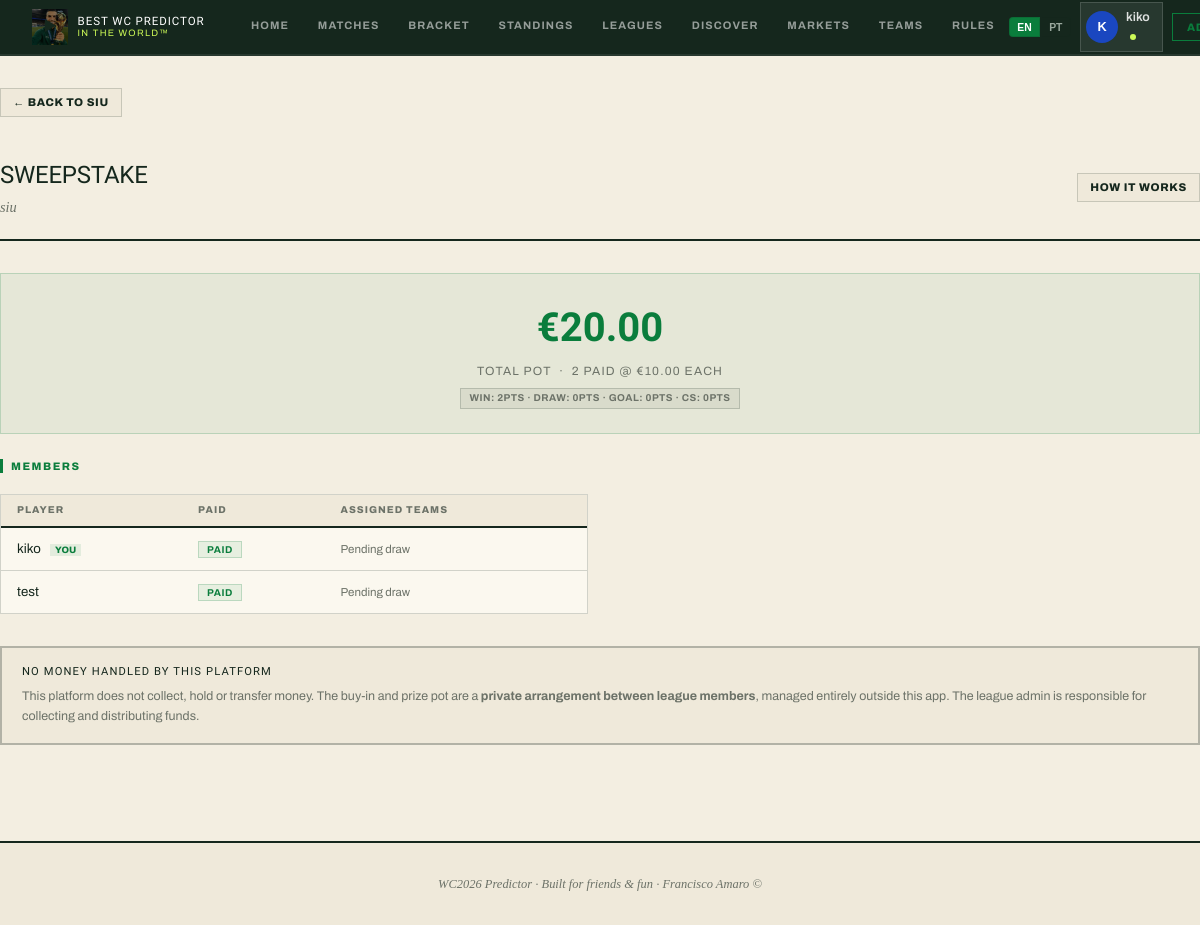
/leagues/2/sweepstake (signed in), run on the app's committed database.
### app/models.py (models this page shows)
class User(Base):
    __tablename__ = "users"
    id = Column(Integer, primary_key=True, index=True)
    username = Column(String(50), unique=True, nullable=False, index=True)
    email = Column(String(100), unique=True, nullable=False, index=True)
    password_hash = Column(String(200), nullable=False)
    is_superadmin = Column(Boolean, default=False)
    display_name = Column(String(50), nullable=True)
    bio = Column(String(120), nullable=True)
    credits = Column(Float, default=10.0)
    avatar_color = Column(String(10), default="#1a47c0")
    avatar_icon = Column(String(6), default="★")
    avatar_img_url = Column(String(200), nullable=True)
    profile_bg = Column(String(100), nullable=True)     # CSS gradient/color for whole-app background
    profile_banner_url = Column(String(200), nullable=True)  # banner image on profile page
    favorite_team_id = Column(Integer, ForeignKey("teams.id"), nullable=True)
    created_at = Column(DateTime, default=datetime.utcnow)
    memberships = relationship("LeagueMember", back_populates="user", cascade="all, delete-orphan")
    predictions = relationship("Prediction", back_populates="user", cascade="all, delete-orphan")
    sweepstake_assignments = relationship("SweepstakeAssignment", back_populates="user")
    tournament_picks = relationship("TournamentPick", back_populates="user", cascade="all, delete-orphan")
    favorite_team = relationship("Team", foreign_keys=[favorite_team_id])

class League(Base):
    __tablename__ = "leagues"
    id = Column(Integer, primary_key=True, index=True)
    name = Column(String(100), nullable=False)
    invite_code = Column(String(8), unique=True, nullable=False, index=True)
    admin_id = Column(Integer, ForeignKey("users.id"), nullable=False)
    description = Column(String(200), nullable=True)
    accent_color = Column(String(10), default="#1a47c0")
    badge_emoji = Column(String(6), default="★")
    banner_url = Column(String(200), nullable=True)
    points_exact_score = Column(Integer, default=3)
    points_correct_result = Column(Integer, default=1)
    boost_multiplier = Column(Integer, default=2)   # exact-score boost multiplier
    points_bracket_winner = Column(Integer, default=10)
    points_bracket_finalist = Column(Integer, default=5)
    points_bracket_semi = Column(Integer, default=2)
    points_bracket_quarter = Column(Integer, default=1)
    logo_url = Column(String(200), nullable=True)
    is_public = Column(Boolean, default=False)             # joinable without invite code
    category = Column(String(20), default="general")       # general / country / global
    sweepstake_enabled = Column(Boolean, default=False)
    sweepstake_buy_in = Column(Float, default=10.0)
    sweepstake_teams_per_person = Column(Integer, default=1)
    sweepstake_drawn = Column(Boolean, default=False)
    sweep_pts_win = Column(Integer, default=2)             # points per match win
    sweep_pts_draw = Column(Integer, default=0)            # points per draw (group stage)
    sweep_pts_goal = Column(Integer, default=0)            # points per goal scored
    sweep_pts_clean_sheet = Column(Integer, default=0)     # points per clean sheet kept
    sweep_big_win_threshold = Column(Integer, default=0)   # min GD to trigger big win bonus (0 = off)
    sweep_big_win_pts = Column(Integer, default=0)         # bonus points for a big win
    created_at = Column(DateTime, default=datetime.utcnow)
    admin = relationship("User", foreign_keys=[admin_id])
    members = relationship("LeagueMember", back_populates="league", cascade="all, delete-orphan")
    predictions = relationship("Prediction", back_populates="league", cascade="all, delete-orphan")
    sweepstake_assignments = relationship("SweepstakeAssignment", back_populates="league", cascade="all, delete-orphan")
    sweepstake_groups = relationship("SweepstakeGroup", back_populates="league", cascade="all, delete-orphan", order_by="SweepstakeGroup.order_index")
    tournament_picks = relationship("TournamentPick", back_populates="league", cascade="all, delete-orphan")

class LeagueMember(Base):
    __tablename__ = "league_members"
    id = Column(Integer, primary_key=True, index=True)
    league_id = Column(Integer, ForeignKey("leagues.id"), nullable=False)
    user_id = Column(Integer, ForeignKey("users.id"), nullable=False)
    nickname = Column(String(50), nullable=True)       # custom name shown on this league's leaderboard
    sweepstake_paid = Column(Boolean, default=False)
    is_favourite = Column(Boolean, default=False)
    joined_at = Column(DateTime, default=datetime.utcnow)
    __table_args__ = (UniqueConstraint("league_id", "user_id"),)
    league = relationship("League", back_populates="members")
    user = relationship("User", back_populates="memberships")

### app/routers/sweepstake.py (the view)
@router.get("/leagues/{league_id}/sweepstake")
async def sweepstake_page(request: Request, league_id: int, db: Session = Depends(get_db)):
    user = auth.get_current_user(request, db)
    if not user:
        return RedirectResponse("/login", status_code=303)
    league = db.query(models.League).filter(models.League.id == league_id).first()
    if not league:
        return RedirectResponse("/leagues", status_code=303)
    membership = db.query(models.LeagueMember).filter(
        models.LeagueMember.league_id == league_id,
        models.LeagueMember.user_id == user.id,
    ).first()
    if not membership:
        return RedirectResponse("/leagues", status_code=303)
    members = league.members
    assignments = league.sweepstake_assignments
    paid_count = sum(1 for m in members if m.sweepstake_paid)
    pot = paid_count * league.sweepstake_buy_in
    user_teams = [a for a in assignments if a.user_id == user.id]
    user_assignments: dict = {}
    for a in assignments:
        user_assignments.setdefault(a.user_id, []).append(a.team)
    sweep_pts = _calc_sweep_points(league, db) if league.sweepstake_drawn else {}
    sweep_lb = sorted(
        [{"user": m.user, "pts": sweep_pts.get(m.user_id, 0), "teams": user_assignments.get(m.user_id, [])}
         for m in members],
        key=lambda x: x["pts"], reverse=True,
    )
    groups = league.sweepstake_groups
    return templates.TemplateResponse(
        "sweepstake/detail.html",
        {
            "request": request,
            "user": user,
            "league": league,
            "members": members,
            "pot": pot,
            "paid_count": paid_count,
            "user_teams": user_teams,
            "user_assignments": user_assignments,
            "is_admin": league.admin_id == user.id,
            "sweep_lb": sweep_lb,
            "groups": groups,
        },
    )

### app/templates/sweepstake/detail.html (shortened to what this page needs)
{% extends "base.html" %}
{% block content %}
{% set _lang = request.cookies.get('lang', user.language if user and user.language else 'en') %}
<div class="container page-content">
  <div style="margin-bottom:1rem">
    <a href="/leagues/{{ league.id }}" class="btn btn-secondary btn-sm">← {{ t('sweep.back', _lang) }} {{ league.name }}</a>
  </div>
  <div class="page-header flex items-center justify-between">
    <div>
      <h1>{{ t('sweep.title', _lang) }}</h1>
      <p class="page-header-sub">{{ league.name }}</p>
    </div>
    <a href="/rules#sweepstake" class="btn btn-secondary btn-sm">How it works</a>
  </div>
  <div class="sweepstake-pot">
    <div class="pot-value">€{{ "%.2f"|format(pot) }}</div>
    <div class="pot-label">{{ t('sweep.pot', _lang) }} &nbsp;·&nbsp; {{ paid_count }} {{ t('sweep.paid', _lang) }} @ €{{ "%.2f"|format(league.sweepstake_buy_in) }} {{ t('sweep.each', _lang) }}</div>
    <div style="margin-top:.5rem;display:flex;gap:.5rem;justify-content:center;flex-wrap:wrap">
      <span class="tag tag-gray">Win: {{ league.sweep_pts_win or 2 }}pts · Draw: {{ league.sweep_pts_draw or 0 }}pts · Goal: {{ league.sweep_pts_goal or 0 }}pts · CS: {{ league.sweep_pts_clean_sheet or 0 }}pts</span>
    </div>
  </div>
  <div class="grid-2">
    <div>
      <div class="section-header"><h2 class="section-title">{{ t('league.stat_members', _lang) }}</h2></div>
      <div class="card">
        <table class="data-table">
          <thead>
            <tr>
              <th>{{ t('league.player', _lang) }}</th>
              <th>{{ t('sweep.paid_status', _lang) }}</th>
              <th>{{ t('sweep.assigned_teams', _lang) }}</th>
            </tr>
          </thead>
          <tbody>
            {% for m in members %}
            <tr>
              <td>
                {{ m.user.username }}
                {% if m.user.id == user.id %}<span class="you-badge">YOU</span>{% endif %}
              </td>
              <td>
                {% if m.sweepstake_paid %}
                <span class="tag tag-green">{{ t('sweep.paid_status', _lang) }}</span>
                {% else %}
                <span class="tag tag-gray">{{ t('sweep.unpaid', _lang) }}</span>
                {% endif %}
              </td>
              <td>
                {% set mteams = user_assignments.get(m.user_id, []) %}
                {% if mteams %}
                <div style="display:flex;gap:.25rem;flex-wrap:wrap">
                  {% for team in mteams %}
                  <span style="display:flex;align-items:center;gap:.25rem;font-size:.72rem;padding:.15rem .4rem;background:var(--pg-foot);border-radius:3px;opacity:{% if team.eliminated %}.5{% else %}1{% endif %}">
                    <img src="{{ flag_url(team.code) }}" style="width:16px;height:12px;object-fit:cover;border-radius:1px" alt="">
                    {{ team.name }}
                  </span>
                  {% endfor %}
                </div>
                {% else %}
                <span class="text-muted text-xs">{% if league.sweepstake_drawn %}—{% else %}{{ t('sweep.pending_draw', _lang) }}{% endif %}</span>
                {% endif %}
              </td>
            </tr>
            {% endfor %}
          </tbody>
        </table>
      </div>
    </div>
    <div>
    </div>
  </div>
  <div style="border:2px solid var(--border-2);border-radius:var(--radius-lg);padding:1rem 1.25rem;margin-top:2rem;background:var(--pg-foot)">
    <div style="font-family:'Archivo Black',sans-serif;font-size:.7rem;letter-spacing:.1em;text-transform:uppercase;color:var(--pg-ink);margin-bottom:.35rem">No money handled by this platform</div>
    <p style="font-size:.78rem;color:var(--pg-muted);margin:0;line-height:1.6">
      This platform does not collect, hold or transfer money. The buy-in and prize pot are a <strong style="color:var(--text-2)">private arrangement between league members</strong>, managed entirely outside this app.
      The league admin is responsible for collecting and distributing funds.
    </p>
  </div>
</div>
{% endblock %}

### app/templates/base.html (shortened to what this page needs)
<!DOCTYPE html>
<html lang="en">
<head>
  <link rel="stylesheet" href="/static/css/style.css">
</head>
<body>
{% set _lang = request.cookies.get('lang', user.language if user and user.language else 'en') %}
  <nav class="navbar">
    <a href="/" class="navbar-brand">
      <div class="brand-icon" style="overflow:hidden;padding:0;background:none;border:none;position:relative;cursor:pointer"
           id="logoBtn" title="Play / Pause">
        <img src="/static/img/logo.jpg" alt="Logo" style="width:36px;height:36px;object-fit:cover;display:block;">
        <div id="playIcon" style="position:absolute;inset:0;display:flex;align-items:center;justify-content:center;background:rgba(0,0,0,.45);font-size:.9rem;transition:opacity .15s">▶</div>
      </div>
      <div class="brand-text">
        <div class="brand-title">Best WC Predictor</div>
        <div class="brand-year">In The World™</div>
      </div>
    </a>
    <div class="nav-links">
      <a href="/" class="nav-link {% if request.url.path == '/' %}active{% endif %}">{{ t('nav.home', _lang) }}</a>
      <a href="/fixtures" class="nav-link {% if '/fixtures' in request.url.path %}active{% endif %}">{{ t('nav.matches', _lang) }}</a>
      <a href="/knockout" class="nav-link {% if '/knockout' in request.url.path %}active{% endif %}">{{ t('nav.bracket', _lang) }}</a>
      <a href="/standings" class="nav-link {% if '/standings' in request.url.path %}active{% endif %}">{{ t('nav.standings', _lang) }}</a>
      <a href="/leagues" class="nav-link {% if '/leagues' in request.url.path and '/leagues/' not in request.url.path and '/discover' not in request.url.path %}active{% endif %}">{{ t('nav.leagues', _lang) }}</a>
      <a href="/leagues/discover" class="nav-link {% if '/discover' in request.url.path %}active{% endif %}">{{ t('nav.discover', _lang) }}</a>
      <a href="/markets" class="nav-link {% if '/markets' in request.url.path %}active{% endif %}">{{ t('nav.markets', _lang) }}</a>
      <a href="/teams" class="nav-link {% if '/teams' in request.url.path %}active{% endif %}">{{ t('nav.teams', _lang) }}</a>
      <a href="/rules" class="nav-link {% if '/rules' in request.url.path %}active{% endif %}">Rules</a>
    </div>
    <div class="nav-right">
      <form action="/set-language" method="post" style="margin:0;display:flex;gap:2px">
        <button type="submit" name="lang" value="en"
                style="background:{% if _lang == 'en' %}var(--primary){% else %}transparent{% endif %};
                       border:1px solid var(--border);border-radius:4px 0 0 4px;
                       color:{% if _lang == 'en' %}#fff{% else %}var(--text-3){% endif %};
                       padding:.2rem .45rem;font-size:.65rem;font-weight:700;cursor:pointer">EN</button>
        <button type="submit" name="lang" value="pt"
                style="background:{% if _lang == 'pt' %}var(--primary){% else %}transparent{% endif %};
                       border:1px solid var(--border);border-left:none;border-radius:0 4px 4px 0;
                       color:{% if _lang == 'pt' %}#fff{% else %}var(--text-3){% endif %};
                       padding:.2rem .45rem;font-size:.65rem;font-weight:700;cursor:pointer">PT</button>
      </form>
      {% if user %}
        <a href="/profile/{{ user.username }}" class="avatar-chip" style="text-decoration:none">
          {{ avatar_html(user, "sm") | safe }}
          <span style="font-size:.78rem;font-weight:600;color:var(--text-1)">
            {{ user.display_name or user.username }}
            {% if user.is_superadmin %}<span class="superadmin-dot"></span>{% endif %}
          </span>
        </a>
        {% if user.is_superadmin %}
        <a href="/admin" class="btn-nav btn-nav-outline" style="color:var(--gold);border-color:var(--gold)">Admin</a>
        {% endif %}
      {% else %}
        <a href="/login" class="btn-nav btn-nav-outline">{{ t('nav.login', _lang) }}</a>
        <a href="/register" class="btn-nav btn-nav-primary">{{ t('nav.signup', _lang) }}</a>
      {% endif %}
    </div>
  </nav>
  <main>{% block content %}{% endblock %}</main>
  <footer>
    <p>{{ t('footer.text', _lang) }}</p>
  </footer>
</body>
</html>

### data on the page
User: avatar_color+display_name+username "K", display_name+username "kiko"
League: name "SIU", name "siu", sweepstake_buy_in "10.00", sweep_pts_win "2", sweep_pts_draw "0", sweep_pts_goal "0", sweep_pts_clean_sheet "0"
LeagueMember: user.username "kiko", shows "YOU", t "PAID", t "Pending draw"
LeagueMember: user.username "test", t "PAID", t "Pending draw"

### other printed values
{{ t('nav.home', _lang) }} "HOME"
{{ t('nav.matches', _lang) }} "MATCHES"
{{ t('nav.bracket', _lang) }} "BRACKET"
{{ t('nav.standings', _lang) }} "STANDINGS"
{{ t('nav.leagues', _lang) }} "LEAGUES"
{{ t('nav.discover', _lang) }} "DISCOVER"
{{ t('nav.markets', _lang) }} "MARKETS"
{{ t('nav.teams', _lang) }} "TEAMS"
{{ t('sweep.back', _lang) }} "BACK TO"
{{ t('sweep.title', _lang) }} "SWEEPSTAKE"
{{ "%.2f"|format(pot) }} "20.00"
{{ t('sweep.pot', _lang) }} "TOTAL POT"
{{ paid_count }} "2"
{{ t('sweep.paid', _lang) }} "PAID"
{{ t('sweep.each', _lang) }} "EACH"
